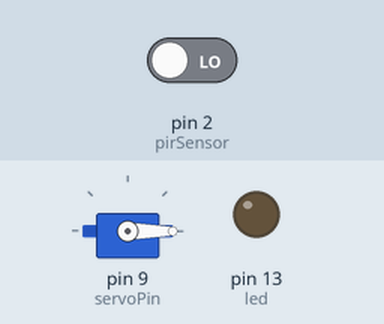
This sketch was run on a simulated Arduino Uno, built with avr-gcc and run on an emulated ATmega328P. Shown: servo, output pins drawn as LEDs (lit = HIGH). The inputs (shaded band) are chosen by the test bench; at power-on: pin 2 (pirSensor) LOW.

Above: at 1.2 s.
1.3 s: pin 2 (pirSensor) driven HIGH
At 1.55 s:
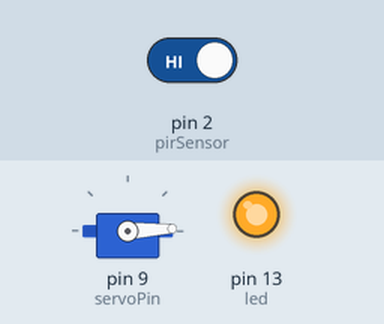
At 2.16 s:
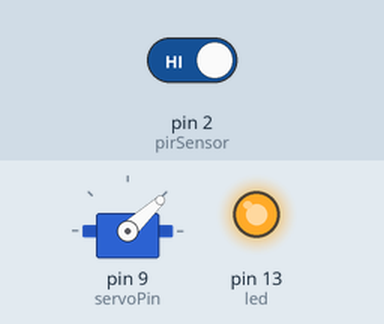
4.3 s: pin 2 (pirSensor) driven LOW
At 4.46 s:
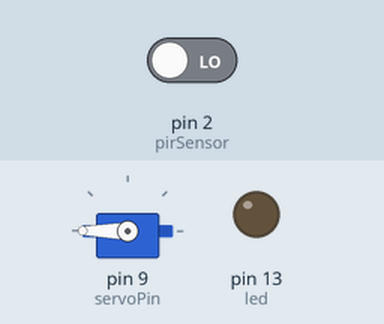
Timing chart, 0 to 8.7 s (numbered marks = the images above; inputs shaded):
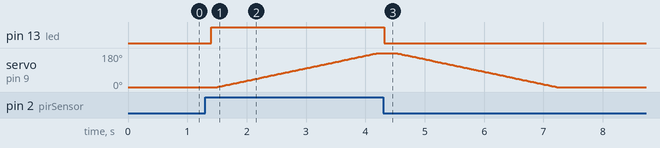

The sketch:

Servo-PIR.ino
```cpp
#include <Servo.h>
Servo myservo; // create servo object to control a servo

#define led (uint8_t)13           // the pin that the LED is atteched to
#define pirSensor (uint8_t)2      // the pin that the pirSensor is atteched to
#define servoPin (uint8_t)9       // the pin that the pirSensor is atteched to
#define stepper_speed (uint8_t)15 // the pin that the pirSensor is atteched to

int sensorValue = 0;  // variable to store the pirSensor status (value)
uint8_t position = 0; // variable to store the servo position
int state = LOW;      // by default, no motion detected

void setup()
{
  pinMode(led, OUTPUT);      // initalize LED as an output
  pinMode(pirSensor, INPUT); // initialize pirSensor as an input
  myservo.attach(servoPin);  // attaches the servo on pin 9 to the servo object
  myservo.write(position);
  // Serial.begin(9600); // initialize serial
}

void setServoMotor(int state)
{

  while (state == HIGH && position < 180) // goes from 0 degrees to 180 degrees
  {
    position++;
    // Serial.println(position);
    myservo.write(position); // tell servo to go to position in variable 'position'
    delay(stepper_speed);
  }

  while (state == LOW && position > 0) // goes from 180 degrees to 0 degrees
  {
    position--;
    // Serial.println(position);
    myservo.write(position);
    delay(stepper_speed);
  }
}

void loop()
{
  sensorValue = digitalRead(pirSensor); // read pirSensor value
  // check if the pirSensor is HIGH
  if (sensorValue == HIGH)
  {
    digitalWrite(led, HIGH); // turn LED ON
    delay(100);              // delay 100 milliseconds

    if (state == LOW)
    {
      // Serial.println("Motion detected!");
      state = HIGH; // update variable state to HIGH
      setServoMotor(state);
    }
  }
  else
  {
    digitalWrite(led, LOW); // turn LED OFF
    delay(200);             // delay 200 milliseconds
    if (state == HIGH)
    {
      // Serial.println("Motion stopped!");
      state = LOW; // update variable state to LOW
      setServoMotor(state);
    }
  }
}
```

Measured:
- after the input at 1.3 s, pin 13 (led): LOW → HIGH after 0.10 s; servo on pin 9 (servoPin): moves from 0° to 180° over 2.7 s, starting after 0.20 s
- after the input at 4.3 s, pin 13 (led): HIGH → LOW at once; servo on pin 9 (servoPin): moves from 180° to 0° over 2.7 s, starting after 0.21 s
